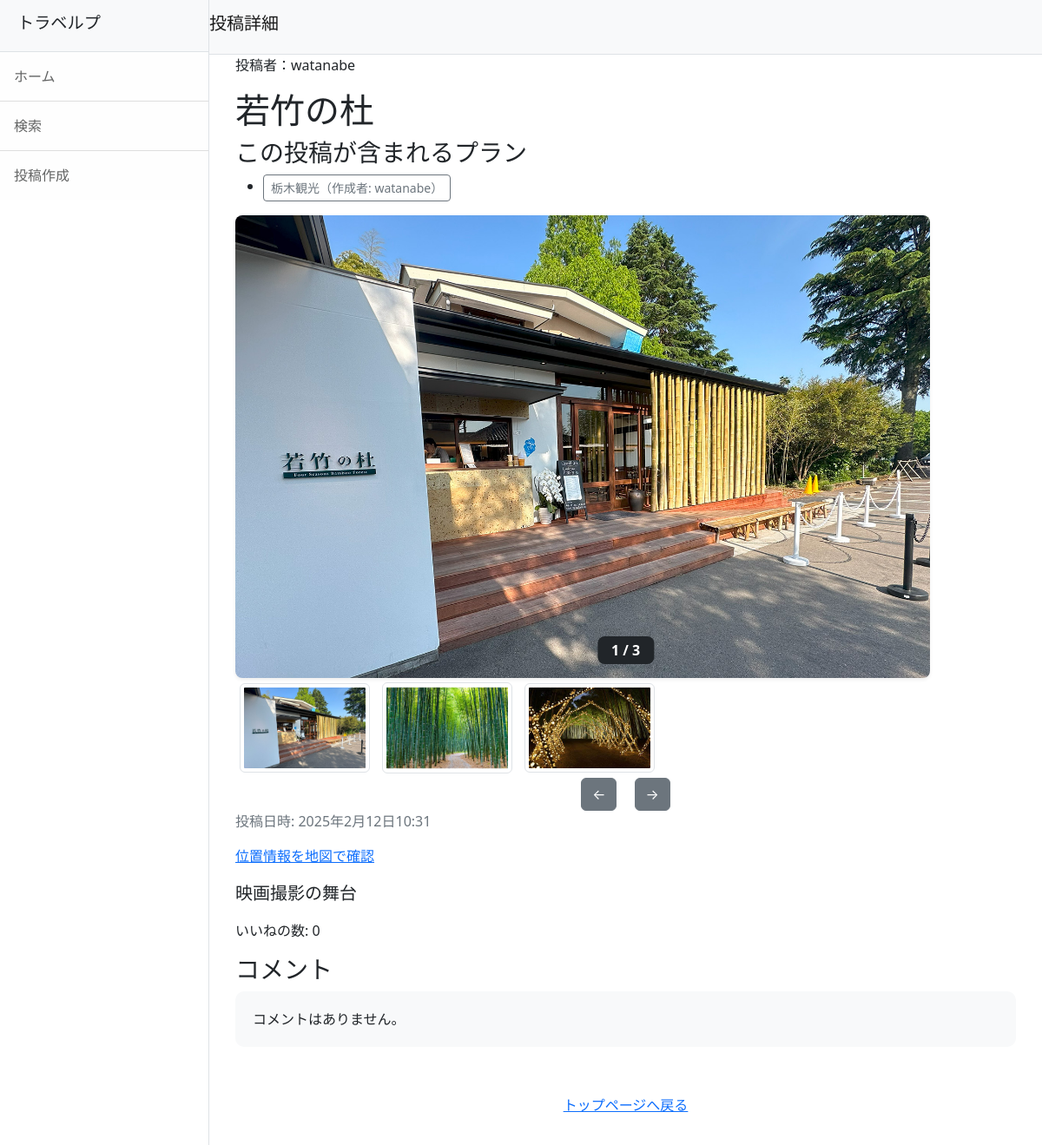
The app's page /post-detail/8/ with its own data.
### travelp/models.py (models this page shows, shortened)
class Post(models.Model):
    user = models.ForeignKey(CustomUser, on_delete=models.SET_NULL, null=True, blank=True)
    title = models.CharField(max_length=200)
    comment = models.TextField()
    created_at = models.DateTimeField(auto_now_add=True)
    caption = models.TextField(verbose_name='場所', blank=True)
    fundraising = models.BooleanField(default=False)
    latitude = models.DecimalField(max_digits=15, decimal_places=11, null=True, blank=True)  # 緯度
    longitude = models.DecimalField(max_digits=15, decimal_places=11, null=True, blank=True)  # 経度
    def like_count(self):
        return self.likes.count()  # 投稿に対する「いいね」の数を返す

class Plan(models.Model):
    name = models.CharField(max_length=200)
    user = models.ForeignKey(CustomUser, on_delete=models.SET_NULL, null=True, blank=True)
    posts = models.ManyToManyField(Post, related_name='plans')  # プランに関連する投稿
    created_at = models.DateTimeField(auto_now_add=True)

class PostImage(models.Model):
    post = models.ForeignKey(Post, related_name='images', on_delete=models.CASCADE)
    image = models.ImageField(upload_to='photos')

### accounts/models.py (models this page shows, shortened)
class CustomUser(AbstractUser):
    pass
    nickname = models.CharField(max_length=150, blank=True, null=True)
    profile_image = models.ImageField(upload_to='profile_images/', null=True, blank=True)
    profile_description = models.TextField(null=True, blank=True)

### travelp/views.py (the view)
# urls.py: path('post-detail/<int:pk>/', views.PostDetailView.as_view(), name='post_detail'),
class PostDetailView(DetailView):
    model = Post
    template_name = 'post_detail.html'
    context_object_name = 'post'
    def get_context_data(self, **kwargs):
        context = super().get_context_data(**kwargs)
        context['plans'] = Plan.objects.filter(posts=self.object)
        print(f"DEBUG: {self.object.title} を含むプラン数 → {context['plans'].count()}")
        post = self.object  # 現在表示されている投稿オブジェクトを取得
        context['comments'] = Comment.objects.filter(post=post)
        if self.request.user.is_authenticated:
            context['liked'] = post.liked_by_user(self.request.user)  # いいねしているか確認
        else:
            context['liked'] = False  # ログインしていない場合はいいねなし
        return context
    def post_detail(request, post_id):
        post = get_object_or_404(Post, id=post_id)
        if not (post.likes.filter(id=request.user.id).exists() or post.comments.filter(user=request.user).exists()):
            return redirect('some_other_page')
        plans = Plan.objects.filter(posts=post)
        print(f"DEBUG: {post.title} を含むプラン数 → {plans.count()}")
        return render(request, 'post_detail.html', {'post': post, 'plans': plans})

### travelp/templates/post_detail.html (shortened to what this page needs)
{% extends 'base.html' %}
{% block header %}投稿詳細{% endblock %}
{% block content %}
<div class="container-fluid">
  {% if user.nickname %}
    <p>投稿者： {{ post.user.nickname }}
  {% else %}
    <p>投稿者：{{ post.user.username }}</p>
  {% endif %}
  <h1>{{ post.title }}</h1>
  {% if plans %}
    <h3>この投稿が含まれるプラン</h3>
    <ul>
      {% for plan in plans %}
        <li>
          <a href="{% url 'travelp:plan_detail' plan.id %}" class="btn btn-sm btn-outline-secondary">{{ plan.name }}（作成者: {{ plan.user.username }}）</a>
        </li>
      {% endfor %}
    </ul>
  {% else %}
    <p>この投稿を含むプランはありません。</p>
  {% endif %}
  <div style="position: relative;">
    <img id="main-image" src="{{ post.images.first.image.url }}" alt="メイン画像" width="800" class="img-fluid rounded-3 shadow-sm">
    <p id="image-count" class="image-count position-absolute bottom-0 start-50 translate-middle-x text-white bg-dark py-1 px-3 rounded-3" style="font-weight: bold; display: none;">1 / {{ post.images.count }}</p>
  </div>
  {% if post.images.count > 1 %}
    <div class="thumbnail-images">
      {% for image in post.images.all %}
        <img class="thumbnail img-thumbnail" src="{{ image.image.url }}" alt="投稿画像" width="150" onclick="changeImageFromThumbnail('{{ image.image.url }}')" style="cursor: pointer; margin: 5px;">
      {% endfor %}
    </div>
    <div class="thumbnail-navigation text-center">
      <button id="prev-thumbnail" class="btn btn-secondary me-2" onclick="changeThumbnail('prev')">←</button>
      <button id="next-thumbnail" class="btn btn-secondary ms-2" onclick="changeThumbnail('next')">→</button>
    </div>
  {% endif %}
  <p class="text-muted">投稿日時: {{ post.created_at }}</p>
  {% if post.latitude and post.longitude %}
    <p>
      <a href="https://www.openstreetmap.org/?mlat={{ post.latitude }}&mlon={{ post.longitude }}#map=14/{{ post.latitude }}/{{ post.longitude }}" target="_blank">
        位置情報を地図で確認
      </a>
    </p>
  {% endif %}
  <p class="lead">{{ post.comment }}</p>
  <p>いいねの数: <span id="like-count">{{ post.like_count }}</span></p>
  <h3>コメント</h3>
  <ul id="comment-list" class="list-unstyled">
    {% for comment in post.comments.all %}
      <li class="comment mb-3" style="background-color: #f8f9fa; border-radius: 10px; padding: 20px; box-shadow: 0 4px 10px rgba(0, 0, 0, 0.1);">
        <div class="d-flex justify-content-between">
          <strong>
            {% if comment.user.nickname %}
             {{ comment.user.nickname }}
            {% else %}
              {{ comment.user.username }}
            {% endif %}
          </strong>
          <small class="text-muted">{{ comment.created_at|timesince }}前</small>
        </div>
        <p class="comment-text mt-2">{{ comment.text }}</p>
        {% if comment.user == request.user %}
          <form method="POST" action="{% url 'travelp:delete_comment' post.pk comment.pk %}" class="d-inline">
            {% csrf_token %}
            <button type="submit" class="btn btn-danger btn-sm mt-2">削除</button>
          </form>
        {% endif %}
      </li>
    {% empty %}
      <li class="mb-3" style="background-color: #f8f9fa; border-radius: 10px; padding: 20px;">コメントはありません。</li>
    {% endfor %}
  </ul>
  <p class="text-center mt-5">
    <a href="{% url 'travelp:index' %}" class="btn btn-link">トップページへ戻る</a>
  </p>
</div>
{% endblock %}

### records on screen
Post: user.username "watanabe", title "若竹の杜", images.first.image (picture), created_at "2025年2月12日10:31", comment "映画撮影の舞台", like_count "0"
Plan: name "栃木観光", user.username "watanabe"
PostImage: image (picture)
PostImage: image (picture)
PostImage: image (picture)
